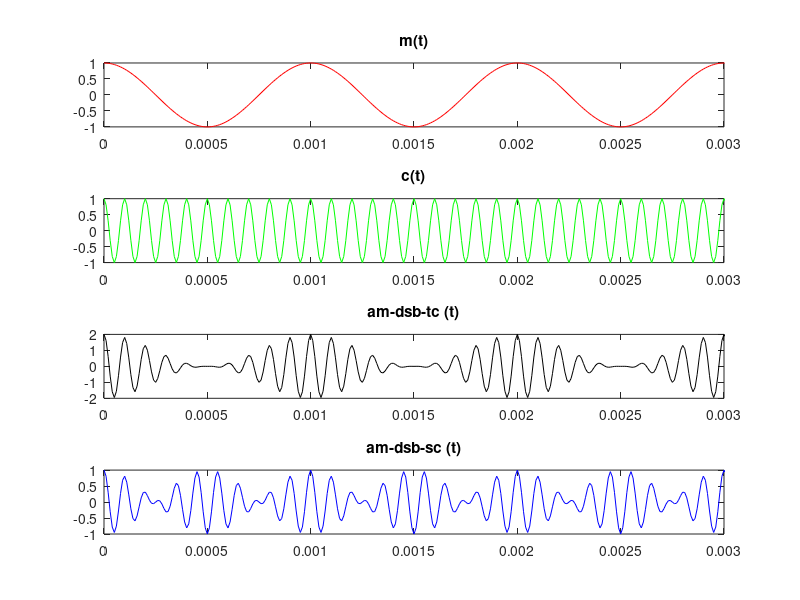
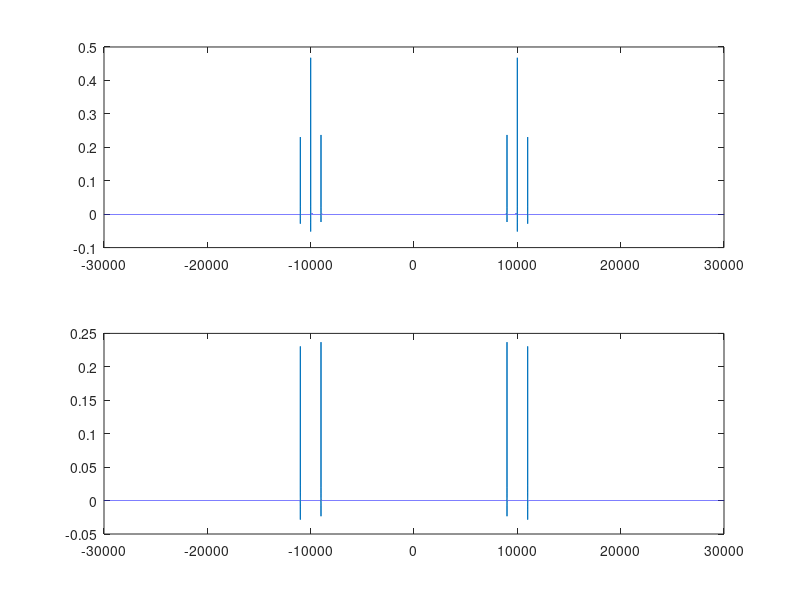
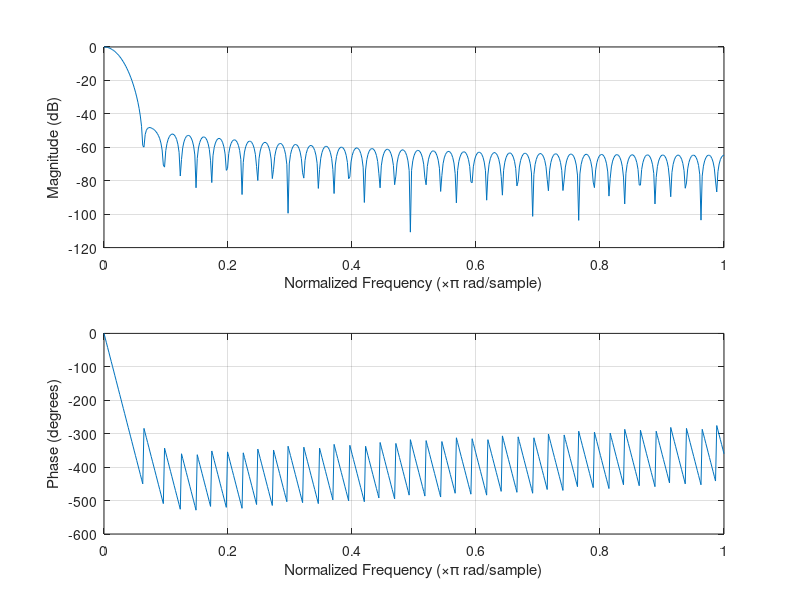

MATLAB code for these plots, in order: (Note: this script raises an error after producing the figures.)
pkg load signal
close all;
clear all;
clc;

Am = 1;
Ac = 1;

fm = 1e3;
fc = 10e3;

fs = 10*fc;
Ts = 1/fs;
t_final = 2;
T = 1/fm;

t = [0:Ts:t_final];

passo_f = 1/t_final;
f = [-fs/2:passo_f:fs/2];

m_t = Am * cos(2*pi*fm*t);
c_t = Ac * cos(2*pi*fc*t);

r_t = m_t .* c_t;
r_t = r_t .* c_t;

am_dsb_tc_t = Am.*(1 + cos(2*pi*fm*t)).*Ac.*cos(2*pi*fc*t);
am_dsb_sc_t = Ac.*cos(2*pi*fc*t).*m_t;

am_dsb_tc_f = fft(am_dsb_tc_t)/length(am_dsb_tc_t);
am_dsb_tc_f = fftshift(am_dsb_tc_f);

am_dsb_sc_f = fft(am_dsb_sc_t)/length(am_dsb_sc_t);
am_dsb_sc_f = fftshift(am_dsb_sc_f);


ordem = 80;
f_cut = 1e3;
filtro_pb_t = fir1(ordem,(f_cut*2)/fs);
%am_dsb_tc_f_filtrado =


am_dsb_sc_t_filtrado = filter(filtro_pb_t,1,am_dsb_sc_t);

figure(1)
subplot(411)
plot(t,m_t,"r")
xlim([0 3*T])
title("m(t)")

subplot(412)
plot(t,c_t,"g")
xlim([0 3*T])
title("c(t)")

subplot(413)
plot(t,am_dsb_tc_t,"k")
xlim([0 3*T])
title("am-dsb-tc (t)")

subplot(414)
plot(t,am_dsb_sc_t,"b")
xlim([0 3*T])
title("am-dsb-sc (t)")

figure(2)
subplot(211)
plot(f,am_dsb_tc_f)
xlim([-3*fc 3*fc])

subplot(212)
plot(f,am_dsb_sc_f)
xlim([-3*fc 3*fc])

figure(3)
freqz(filtro_pb_t)

figure(3)
subplot(211)
plot(f,am_dsb_sc_f_filtrado)
xlim([-3*fc 3*fc])
